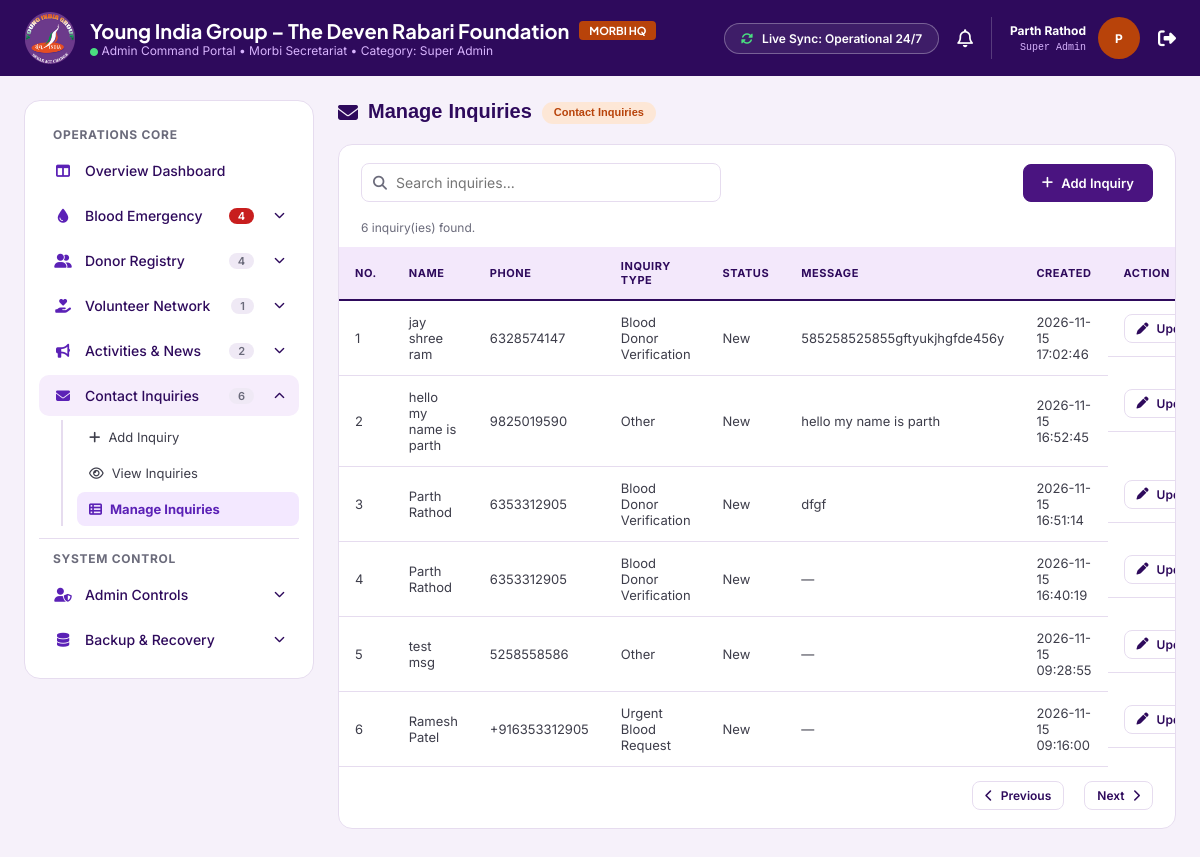
Page /admin/manage-inquiries.php (signed in) on the committed database.
### tables this page shows
CREATE TABLE `inquiries` (
  `id` int UNSIGNED NOT NULL,
  `name` varchar(100) NOT NULL,
  `phone` varchar(20) NOT NULL,
  `type` varchar(60) NOT NULL COMMENT 'Nature of inquiry',
  `status` enum('New','In Progress','Resolved') NOT NULL DEFAULT 'New',
  `message` text,
  `ip_address` varchar(45) DEFAULT NULL,
  `created_by` int UNSIGNED DEFAULT NULL COMMENT 'Set only when an admin adds the inquiry by hand',
  `created_at` timestamp NOT NULL DEFAULT CURRENT_TIMESTAMP,
  `updated_at` timestamp NOT NULL DEFAULT CURRENT_TIMESTAMP ON UPDATE CURRENT_TIMESTAMP
);

### admin/manage-inquiries.php (the view, shortened to what this page needs)
<?php
$pdo = db();
function inquiryManageEscape($value): string
{
    return htmlspecialchars((string) ($value ?? ''), ENT_QUOTES, 'UTF-8');
}
$inquiries = [];
$loadError = false;
try {
    $stmt = $pdo->query(
        'SELECT id, name, phone, type, status, message, created_at
         FROM inquiries
         ORDER BY created_at DESC, id DESC'
    );
    $inquiries = $stmt->fetchAll(PDO::FETCH_ASSOC);
} catch (PDOException $e) {
    error_log('Could not load inquiries: ' . $e->getMessage());
    $loadError = true;
}
?>
<!DOCTYPE html>
<html lang="en">
<?php include __DIR__ . '/inc/head.php'; ?>
<body data-app-mode="php">
  <?php include __DIR__ . '/inc/header.php'; ?>
  <div class="adm-shell">
    <?php include __DIR__ . '/inc/sidebar.php'; ?>
    <main class="adm-main">
      <div class="adm-view" id="view">
        <section class="adm-page" id="page-inquiries-manage">
          <div class="adm-page-head">
            <h2>
              <i class="fa-solid fa-envelope"></i>
              <span>Manage Inquiries</span>
              <span class="adm-chip">Contact Inquiries</span>
            </h2>
          </div>
          <div class="adm-panel">
            <div class="adm-toolbar">
              <label class="adm-search">
                <i class="fa-solid fa-magnifying-glass"></i>
                <input
                  type="search"
                  id="inquirySearch"
                  placeholder="Search inquiries..."
                  aria-label="Search inquiries"
                >
              </label>
              <div class="adm-actions">
                <a class="adm-btn adm-btn--primary" href="add-inquiry.php">
                  <i class="fa-solid fa-plus"></i> Add Inquiry
                </a>
              </div>
            </div>
            <?php if ($loadError): ?>
              <div class="adm-info" role="alert">
                Could not load inquiries. Please try again later.
              </div>
            <?php else: ?>
              <div class="adm-info">
                <span id="resultInfo"><?= count($inquiries) ?> inquiry(ies) found.</span>
              </div>
              <div class="adm-table-wrap">
                <table class="adm-table">
                  <thead>
                    <tr>
                      <th>No.</th>
                      <th>Name</th>
                      <th>Phone</th>
                      <th>Inquiry Type</th>
                      <th>Status</th>
                      <th>Message</th>
                      <th>Created</th>
                      <th>Action</th>
                    </tr>
                  </thead>
                  <tbody>
                    <?php if (!$inquiries): ?>
                      <tr class="empty-row">
                        <td colspan="8">No inquiries have been added yet.</td>
                      </tr>
                    <?php else: ?>
                      <?php foreach ($inquiries as $index => $inquiry): ?>
                        <tr class="inquiry-row">
                          <td class="inquiry-number"><?= $index + 1 ?></td>
                          <td><?= inquiryManageEscape($inquiry['name']) ?></td>
                          <td><?= inquiryManageEscape($inquiry['phone']) ?></td>
                          <td><?= inquiryManageEscape($inquiry['type']) ?></td>
                          <td><?= inquiryManageEscape($inquiry['status']) ?></td>
                          <td><?= inquiryManageEscape($inquiry['message'] ?: '—') ?></td>
                          <td><?= inquiryManageEscape($inquiry['created_at']) ?></td>
                          <td class="is-actions">
                            <button
                              type="button"
                              class="adm-btn adm-btn--sm edit-inquiry"
                              data-id="<?= inquiryManageEscape($inquiry['id']) ?>"
                              data-name="<?= inquiryManageEscape($inquiry['name']) ?>"
                              data-phone="<?= inquiryManageEscape($inquiry['phone']) ?>"
                              data-type="<?= inquiryManageEscape($inquiry['type']) ?>"
                              data-status="<?= inquiryManageEscape($inquiry['status']) ?>"
                              data-message="<?= inquiryManageEscape($inquiry['message']) ?>"
                            >
                              <i class="fa-solid fa-pen"></i> Update
                            </button>
                          </td>
                        </tr>
                      <?php endforeach; ?>
                    <?php endif; ?>
                  </tbody>
                </table>
              </div>
              <div class="adm-info adm-info--bottom">
                <div class="adm-pager">
                  <button type="button" class="adm-btn adm-btn--sm" id="previousPage">
                    <i class="fa-solid fa-chevron-left"></i> Previous
                  </button>
                  <button type="button" class="adm-btn adm-btn--sm" id="nextPage">
                    Next <i class="fa-solid fa-chevron-right"></i>
                  </button>
                </div>
              </div>
            <?php endif; ?>
          </div>
        </section>
      </div>
    </main>
  </div>
</body>
</html>

### admin/admin.css (style rules this page uses)
:root { --p9: #2e0a5c; --p7: #4a1480; --p6: #5b21b6; --p1: #f3e8ff; --orange: #e8590c; --orange-d: #b8430a; --red: #c81e1e; --green: #16803c; --bg: #f6f1fa; --white: #fff; --text: #3d3d4a; --muted: #6b6b7b; --border: #e6dcef; --shadow: 0 6px 20px rgba(74, 20, 128, .10); --font: "Inter", sans-serif; --head: "Plus Jakarta Sans", "Noto Sans Gujarati", sans-serif; --guj: "Noto Sans Gujarati", sans-serif; }
* { margin: 0; padding: 0; box-sizing: border-box; }
html { scroll-behavior: smooth; }
body { min-height: 100vh; font-family: var(--font); font-size: 14px; color: var(--text); background: var(--bg); }
a { color: inherit; text-decoration: none; }
button { font: inherit; cursor: pointer; }
h1, h2, h3 { font-family: var(--head); color: var(--p9); }
.adm-shell { display: grid; grid-template-columns: 290px 1fr; gap: 24px; padding: 24px; align-items: start; }
.adm-main { min-width: 0; }
.adm-view > * { animation: admFade .35s ease both; }
.adm-page-head { display: flex; justify-content: space-between; align-items: center; flex-wrap: wrap; gap: 12px; margin-bottom: 18px; }
.adm-page-head h2 { display: flex; align-items: center; flex-wrap: wrap; gap: 10px; font-family: var(--guj); font-size: 20px; }
.adm-chip { padding: 4px 12px; border-radius: 20px; font-size: 11px; font-weight: 600; color: var(--orange-d); background: #fde7d6; }
.adm-panel { margin-bottom: 20px; background: var(--white); border: 1px solid var(--border); border-radius: 14px; }
.adm-actions { display: flex; flex-wrap: wrap; gap: 10px; }
.adm-btn { display: inline-flex; align-items: center; gap: 8px; padding: 10px 18px; font-size: 13px; font-weight: 600; color: var(--p9); background: var(--white); border: 1px solid var(--border); border-radius: 8px; transition: all .2s ease; }
.adm-btn--primary { color: var(--white); background: var(--p7); border-color: var(--p7); }
.adm-btn--sm { padding: 6px 12px; font-size: 12px; }
.adm-toolbar { display: flex; justify-content: space-between; align-items: center; flex-wrap: wrap; gap: 12px; padding: 18px 22px; }
.adm-search { position: relative; flex: 1; min-width: 220px; max-width: 360px; }
.adm-search i { position: absolute; top: 50%; left: 12px; transform: translateY(-50%); color: var(--muted); }
.adm-search input { width: 100%; padding: 10px 12px 10px 34px; font: inherit; border: 1px solid var(--border); border-radius: 8px; }
.adm-info { padding: 0 22px 12px; font-size: 12px; color: var(--muted); }
.adm-info--bottom { display: flex; justify-content: space-between; align-items: center; flex-wrap: wrap; gap: 12px; padding: 14px 22px 18px; }
.adm-table-wrap { overflow-x: auto; }
.adm-table { width: 100%; min-width: 760px; border-collapse: collapse; }
.adm-table th { padding: 12px 16px; font-size: 11px; font-weight: 700; letter-spacing: .05em; text-align: left; text-transform: uppercase; color: var(--p9); background: #f3e8fb; border-bottom: 2px solid var(--p9); }
.adm-table td { padding: 13px 16px; border-bottom: 1px solid var(--border); font-size: 13px; vertical-align: middle; }
.adm-table .is-actions { display: flex; gap: 8px; white-space: nowrap; }
.adm-pager { display: flex; align-items: center; gap: 10px; }

### rows in the picture
inquiries: name "jay shree ram", phone "6328574147", type "Blood Donor Verification", status "New", message "585258525855gftyukjhgfde456y", created_at "2026-11-15 17:02:46"
inquiries: name "hello my name is parth", phone "9825019590", type "Other", status "New", message "hello my name is parth", created_at "2026-11-15 16:52:45"
inquiries: name "Parth Rathod", phone "6353312905", type "Blood Donor Verification", status "New", message "dfgf", created_at "2026-11-15 16:51:14"
inquiries: name "Parth Rathod", phone "6353312905", type "Blood Donor Verification", status "New", message "—", created_at "2026-11-15 16:40:19"
inquiries: name "test msg", phone "5258558586", type "Other", status "New", message "—", created_at "2026-11-15 09:28:55"
inquiries: name "Ramesh Patel", phone "+916353312905", type "Urgent Blood Request", status "New", message "—", created_at "2026-11-15 09:16:00"

### other values in the picture
$adminRole "Super Admin"
$adminName "Parth Rathod"
substr((string) $adminName, 0, 1) "P"
$sidebarCounts['blood'] "4"
$sidebarCounts['donors'] "4"
$sidebarCounts['volunteers'] "1"
$sidebarCounts['activities'] "2"
$sidebarCounts['inquiries'] "6"
count($inquiries) "6"
